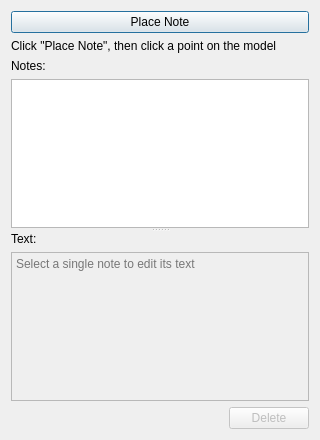
<?xml version="1.0" encoding="UTF-8"?>
<ui version="4.0">
 <class>AnnotationDialog</class>
 <widget class="QDialog" name="AnnotationDialog">
  <property name="geometry">
   <rect>
    <x>0</x>
    <y>0</y>
    <width>320</width>
    <height>440</height>
   </rect>
  </property>
  <property name="windowTitle">
   <string>Annotate</string>
  </property>
  <layout class="QVBoxLayout" name="verticalLayout">
   <item>
    <widget class="QPushButton" name="placeButton">
     <property name="text">
      <string>Place Note</string>
     </property>
     <property name="checkable">
      <bool>true</bool>
     </property>
    </widget>
   </item>
   <item>
    <widget class="QLabel" name="statusLabel">
     <property name="text">
      <string>Click &quot;Place Note&quot;, then click a point on the model</string>
     </property>
     <property name="wordWrap">
      <bool>true</bool>
     </property>
    </widget>
   </item>
   <item>
    <widget class="QSplitter" name="splitter">
     <property name="orientation">
      <enum>Qt::Orientation::Vertical</enum>
     </property>
     <widget class="QWidget" name="notesPane">
      <layout class="QVBoxLayout" name="notesLayout">
       <property name="leftMargin">
        <number>0</number>
       </property>
       <property name="topMargin">
        <number>0</number>
       </property>
       <property name="rightMargin">
        <number>0</number>
       </property>
       <property name="bottomMargin">
        <number>0</number>
       </property>
       <item>
        <widget class="QLabel" name="notesLabel">
         <property name="text">
          <string>Notes:</string>
         </property>
        </widget>
       </item>
       <item>
        <widget class="QListWidget" name="resultsList"/>
       </item>
      </layout>
     </widget>
     <widget class="QWidget" name="textPane">
      <layout class="QVBoxLayout" name="textPaneLayout">
       <property name="leftMargin">
        <number>0</number>
       </property>
       <property name="topMargin">
        <number>0</number>
       </property>
       <property name="rightMargin">
        <number>0</number>
       </property>
       <property name="bottomMargin">
        <number>0</number>
       </property>
       <item>
        <widget class="QLabel" name="textLabel">
         <property name="text">
          <string>Text:</string>
         </property>
        </widget>
       </item>
       <item>
        <widget class="QPlainTextEdit" name="textEdit">
         <property name="enabled">
          <bool>false</bool>
         </property>
         <property name="placeholderText">
          <string>Select a single note to edit its text</string>
         </property>
        </widget>
       </item>
      </layout>
     </widget>
    </widget>
   </item>
   <item>
    <layout class="QHBoxLayout" name="buttonRow">
     <item>
      <spacer name="buttonRowSpacer">
       <property name="orientation">
        <enum>Qt::Orientation::Horizontal</enum>
       </property>
       <property name="sizeHint" stdset="0">
        <size>
         <width>40</width>
         <height>20</height>
        </size>
       </property>
      </spacer>
     </item>
     <item>
      <widget class="QPushButton" name="deleteButton">
       <property name="enabled">
        <bool>false</bool>
       </property>
       <property name="text">
        <string>Delete</string>
       </property>
      </widget>
     </item>
    </layout>
   </item>
  </layout>
 </widget>
 <resources/>
 <connections/>
</ui>
